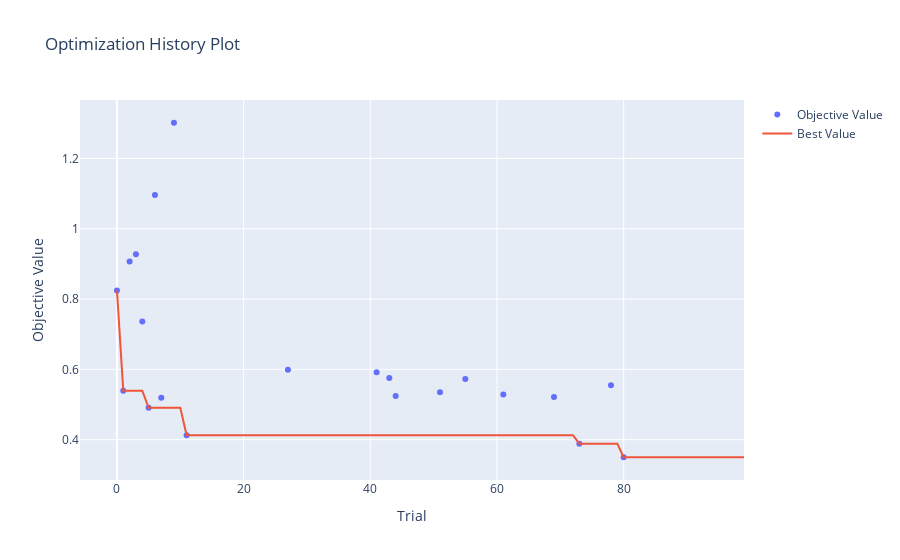

The cell this chart's notebook holds for it:
### Markdown cell above
Unfortunately, our study found its best parameters fairly at the beginning and didn't succeed at finding better ones.

### Code cell
if is_multi_objective:
    fig = vis.plot_optimization_history(study, target=lambda t: t.values[1], target_name='Accuracy')
else:
    fig = vis.plot_optimization_history(study)
fig.show()

### Figure 1 — Plotly figure (JSON) as saved in the notebook; plotly's stock layout.template omitted (floating-point values rounded to 4 significant figures)
{"data": [{"mode": "markers", "name": "Objective Value", "type": "scatter", "x": [0, 1, 2, 3, 4, 5, 6, 7, 9, 11, 27, 41, 43, 44, 51, 55, 61, 69, 73, 78, 80], "y": [0.8247, 0.5395, 0.907, 0.9274, 0.7358, 0.4909, 1.096, 0.5189, 1.302, 0.4127, 0.5992, 0.5915, 0.5752, 0.5239, 0.5352, 0.5725, 0.5285, 0.5216, 0.3885, 0.5546, 0.35]}, {"mode": "lines", "name": "Best Value", "type": "scatter", "x": [0, 1, 2, 3, 4, 5, 6, 7, 8, 9, 10, 11, 12, 13, 14, 15, 16, 17, 18, 19, 20, 21, 22, 23, 24, 25, 26, 27, 28, 29, 30, 31, 32, 33, 34, 35, 36, 37, 38, 39, 40, 41, 42, 43, 44, 45, 46, 47, 48, 49, 50, 51, 52, 53, 54, 55, 56, 57, 58, 59, 60, 61, 62, 63, 64, 65, 66, 67, 68, 69, 70, 71, 72, 73, 74, 75, 76, 77, 78, 79, 80, 81, 82, 83, 84, 85, 86, 87, 88, 89, 90, 91, 92, 93, 94, 95, 96, 97, 98, 99], "y": [0.8247, 0.5395, 0.5395, 0.5395, 0.5395, 0.4909, 0.4909, 0.4909, 0.4909, 0.4909, 0.4909, 0.4127, 0.4127, 0.4127, 0.4127, 0.4127, 0.4127, 0.4127, 0.4127, 0.4127, 0.4127, 0.4127, 0.4127, 0.4127, 0.4127, 0.4127, 0.4127, 0.4127, 0.4127, 0.4127, 0.4127, 0.4127, 0.4127, 0.4127, 0.4127, 0.4127, 0.4127, 0.4127, 0.4127, 0.4127, 0.4127, 0.4127, 0.4127, 0.4127, 0.4127, 0.4127, 0.4127, 0.4127, 0.4127, 0.4127, 0.4127, 0.4127, 0.4127, 0.4127, 0.4127, 0.4127, 0.4127, 0.4127, 0.4127, 0.4127, 0.4127, 0.4127, 0.4127, 0.4127, 0.4127, 0.4127, 0.4127, 0.4127, 0.4127, 0.4127, 0.4127, 0.4127, 0.4127, 0.3885, 0.3885, 0.3885, 0.3885, 0.3885, 0.3885, 0.3885, 0.35, 0.35, 0.35, 0.35, 0.35, 0.35, 0.35, 0.35, 0.35, 0.35, 0.35, 0.35, 0.35, 0.35, 0.35, 0.35, 0.35, 0.35, 0.35, 0.35]}, {"marker": {"color": "#cccccc"}, "mode": "markers", "name": "Infeasible Trial", "showlegend": false, "type": "scatter", "x": [], "y": []}], "layout": {"title": {"text": "Optimization History Plot"}, "xaxis": {"title": {"text": "Trial"}}, "yaxis": {"title": {"text": "Objective Value"}}}}
